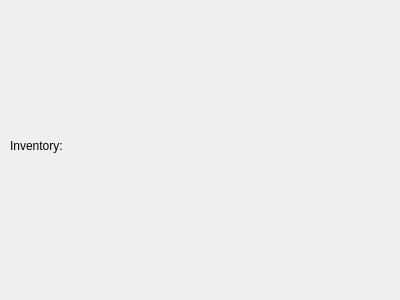
<?xml version="1.0" encoding="UTF-8"?>
<ui version="4.0">
 <class>Inventory</class>
 <widget class="QDialog" name="Inventory">
  <property name="geometry">
   <rect>
    <x>0</x>
    <y>0</y>
    <width>400</width>
    <height>300</height>
   </rect>
  </property>
  <property name="windowTitle">
   <string>Inventory</string>
  </property>
  <widget class="QLabel" name="label">
   <property name="geometry">
    <rect>
     <x>10</x>
     <y>0</y>
     <width>271</width>
     <height>291</height>
    </rect>
   </property>
   <property name="text">
    <string>Inventory:</string>
   </property>
  </widget>
 </widget>
 <resources/>
 <connections/>
</ui>
